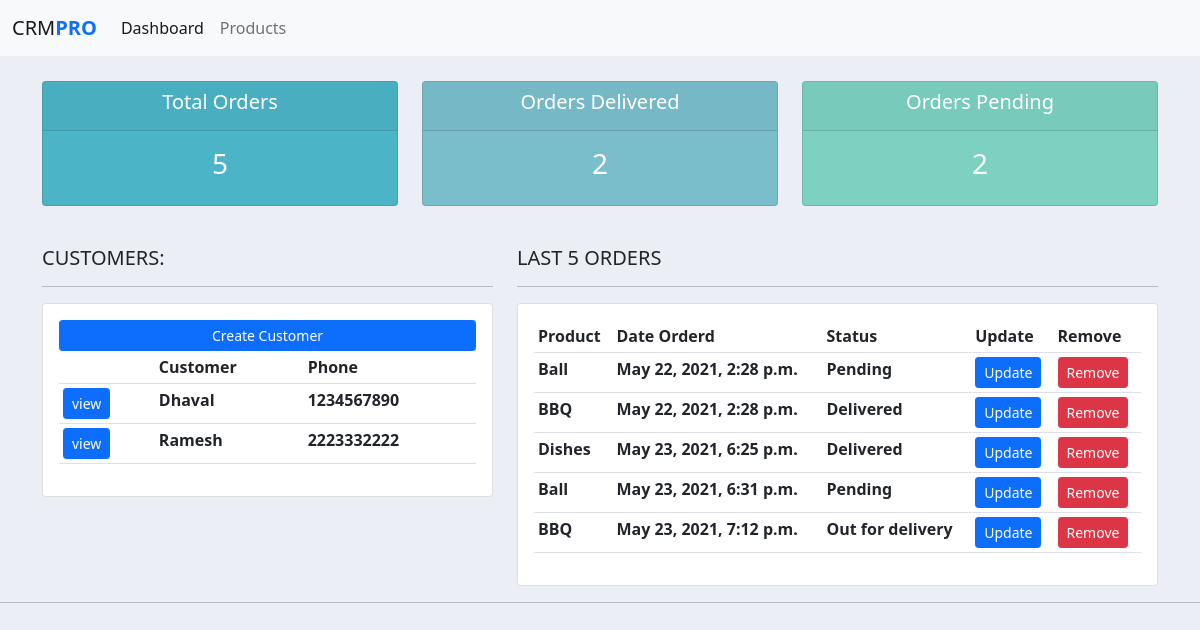
Before: / with the older database file.
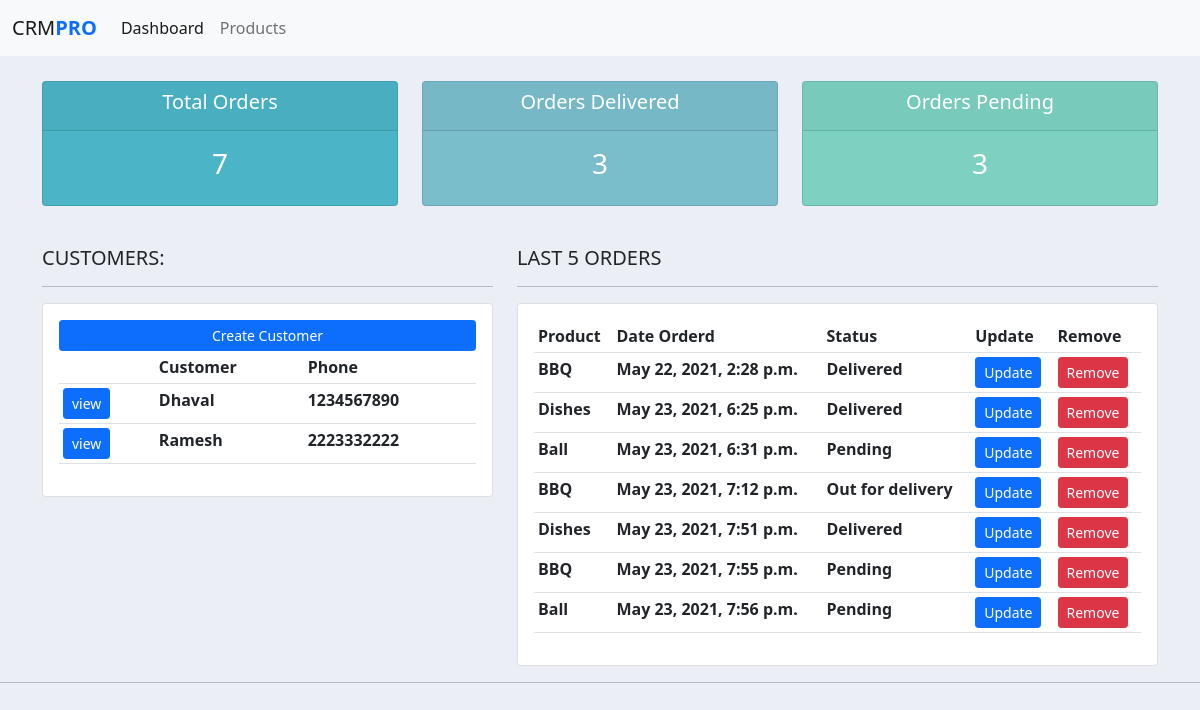
After: the same page with the newer database file.
### accounts/models.py (models this page shows, shortened)
class Customer(models.Model):
    name = models.CharField(max_length=200, null=True)
    phone = models.CharField(max_length=200, null=True)
    email = models.CharField(max_length=200, null=True)
    date_created = models.DateTimeField(auto_now_add=True, null=True)

class Order(models.Model):
    STATUS = (
        ('Pending', 'Pending'),
		('Out for delivery', 'Out for delivery'),
		('Delivered', 'Delivered'),
    )
    customer = models.ForeignKey(Customer, null=True, on_delete=models.SET_NULL)
    product = models.ForeignKey(Product, null=True, on_delete=models.SET_NULL)
    date_created = models.DateTimeField(auto_now_add=True, null=True)
    status = models.CharField(max_length=200, null=True, choices=STATUS)

class Product(models.Model):
    CATEGORY = (
		('Indoor', 'Indoor'),
		('Out Door', 'Out Door'),
	)
    name = models.CharField(max_length=200, null=True)
    price = models.FloatField(null=True)
    category = models.CharField(max_length=200, null=True, choices=CATEGORY)
    description = models.CharField(max_length=200, null=True)
    date_created = models.DateTimeField(auto_now_add=True, null=True)
    tags = models.ManyToManyField(Tag)
    def __str__(self):
        return self.name

### accounts/views.py (the view)
# urls.py: path('', views.home,name='home'),
def home(request):
    orders = Order.objects.all()
    customers = Customer.objects.all()
    total_customers = customers.count()
    total_orders = orders.count()
    delivered = orders.filter(status = 'Delivered').count
    pending = orders.filter(status = 'Pending').count
    context = {
        'customers' : customers,
        'orders' : orders,
        'total_customers' :  total_customers,
        'total_orders' : total_orders,
        'delivered' : delivered,
        'pending' :  pending,
    }
    return render(request,'accounts/dashboard.html', context)

### accounts/templates/accounts/dashboard.html
{% extends 'accounts/main.html' %}
{% block content %}
{% include 'accounts/status.html' %}
<br>
<div class="row">
	<div class="col-md-5">
		<h5>CUSTOMERS:</h5>
		<hr>
		<div class="card card-body">
			<a class="btn btn-primary  btn-sm btn-block" href="">Create Customer</a>
			<table class="table table-sm">
				<tr>
					<th></th>
					<th>Customer</th>
					<th>Phone</th>
				</tr>
				{% for i in customers %}
					<tr>
						<th><a class="btn btn-sm btn-primary" href="{% url 'customer' i.id %}">view</a></th>
						<th>{{ i.name }}</th>
						<th>{{ i.phone }}</th>
					</tr>
				{% endfor %}
			</table>
		</div>
	</div>
	<div class="col-md-7">
		<h5>LAST 5 ORDERS</h5>
		<hr>
		<div class="card card-body">
			<table class="table table-sm">
				<tr>
					<th>Product</th>
					<th>Date Orderd</th>
					<th>Status</th>
					<th>Update</th>
					<th>Remove</th>
				</tr>
				{% for i in orders %}
				<tr>
					<th>{{i.product}}</th>
					<th>{{i.date_created}}</th>
					<th>{{i.status}}</th>
					<th><a class="btn btn-sm btn-primary" href="{% url 'update_order' i.id %}">Update</a> </th>
					<th><a class="btn btn-sm btn-danger" href="{% url 'delete_order' i.id %}">Remove</a></th>
				</tr>
				{% endfor %}
			</table>
		</div>
	</div>
</div>
{% endblock %}

### accounts/templates/accounts/main.html (shortened to what this page needs)
{% load static %}
<!DOCTYPE html>
<html lang="en">
<head>
    <link href="https://cdn.jsdelivr.net/npm/bootstrap@5.0.1/dist/css/bootstrap.min.css" rel="stylesheet">
    <link rel="stylesheet" href="{% static '/css/main.css' %}">
</head>
<body>
    {% include 'accounts/navbar.html' %}
    <div class="container" style="margin-top: 40px;">
        {% block content %}
        {% endblock %}
    </div>
    <hr>
</body>
</html>

### accounts/templates/accounts/navbar.html (shortened to what this page needs)
<nav class="navbar fixed-top navbar-expand-lg navbar-light bg-light">
    <div class="container-fluid">
      <a class="navbar-brand" href="#">CRM<span class="text-primary fw-bold">PRO</span></a>
      <div class="collapse navbar-collapse" id="navbarSupportedContent">
        <ul class="navbar-nav me-auto mb-2 mb-lg-0">
          <li class="nav-item">
            <a class="nav-link active" aria-current="page" href="{% url 'home' %}">Dashboard</a>
          </li>
          <li class="nav-item">
            <a class="nav-link" href="{% url 'products' %}">Products</a>
          </li>
      </div>
    </div>
  </nav>

### accounts/templates/accounts/status.html
<br>
<div class="row">
	<div class="col">
		<div class="col-md">
			<div class="card text-center text-white  mb-3" id="total-orders">
			  	<div class="card-header">
			  		<h5 class="card-title">Total Orders</h5>
			  	</div>
			  	<div class="card-body">
			    	<h3 class="card-title">{{total_orders}}</h3>
			  	</div>
			</div>
		</div>
	</div>
	<div class="col">
		<div class="col-md">
			<div class="card text-center text-white  mb-3" id="orders-delivered">
			  	<div class="card-header">
			  		<h5 class="card-title">Orders Delivered</h5>
			  	</div>
			  	<div class="card-body">
			    	<h3 class="card-title">{{delivered}}</h3>
			  	</div>
			</div>
		</div>
	</div>
	<div class="col">
		<div class="col-md">
			<div class="card text-center text-white  mb-3" id="orders-pending">
			  	<div class="card-header">
			  		<h5 class="card-title">Orders Pending</h5>
			  	</div>
			  	<div class="card-body">
			    	<h3 class="card-title">{{pending}}</h3>
			  	</div>
			</div>
		</div>
	</div>
</div>

### static/css/main.css (style rules this page uses)
body { background-color: #ebeff5; }
#total-orders { background-color: #4cb4c7; }
#orders-delivered { background-color: #7abecc; }
#orders-pending { background-color: #7CD1C0; }

Changed rows visible on the page:
removed Order: product "Ball", date_created "May 22, 2021, 2:28 p.m.", status "Pending"
added Order: product "Dishes", date_created "May 23, 2021, 7:51 p.m.", status "Delivered"
added Order: product "BBQ", date_created "May 23, 2021, 7:55 p.m.", status "Pending"
added Order: product "Ball", date_created "May 23, 2021, 7:56 p.m.", status "Pending"
Other visible differences:
{{ total_orders }}: "5" → "7"
{{ delivered }}: "2" → "3"
{{ pending }}: "2" → "3"
